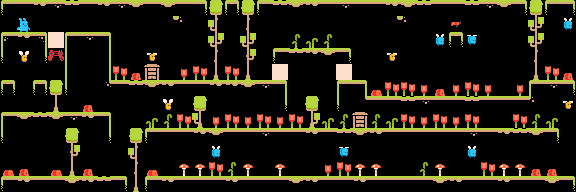

This is a level from a 2D game, rendered from its Tiled map with the project's own tilesets. A one-line summary and the complete map file follow:
An orthogonal 36x12 tile map with 16x16 px tiles, 2 tile layers (tiles, chars).

<map version="1.4" tiledversion="1.4.2" orientation="orthogonal" renderorder="right-down" width="36" height="12" tilewidth="16" tileheight="16" infinite="0" nextlayerid="3" nextobjectid="1">
 <properties>
  <property name="title" value="Bee Afraid, Bee Very Afraid" />
 </properties>
 <tileset firstgid="1" source="tilemap.tsx" />
 <layer id="1" name="tiles" width="36" height="12">
  <data encoding="csv">
28,5,22,8,21,5,22,8,23,5,23,5,29,39,10,39,28,21,23,22,5,8,5,5,22,23,21,5,5,21,8,23,29,39,28,29,
0,0,0,0,0,0,0,0,0,0,0,0,0,0,0,0,0,0,0,0,0,0,0,0,0,0,0,0,0,0,0,0,0,0,0,0,
7,22,9,0,4,8,6,0,0,0,0,0,0,0,0,0,0,0,0,0,0,0,0,0,0,0,0,0,10,0,0,0,0,0,0,0,
0,0,0,0,14,0,16,0,0,0,0,0,0,0,0,0,0,28,21,22,23,29,0,0,0,0,0,0,0,0,0,0,0,0,0,0,
0,0,0,0,14,0,16,0,0,0,0,0,0,0,0,0,0,0,0,0,0,0,0,0,0,0,0,0,0,0,0,0,0,0,0,0,
10,0,10,39,0,0,0,5,21,23,22,5,5,22,22,23,8,6,0,0,0,4,6,0,0,0,0,0,0,0,0,0,0,4,8,29,
0,0,0,0,0,0,0,0,0,0,0,0,39,0,0,0,0,0,0,39,0,0,0,5,5,21,8,5,5,21,5,5,5,0,0,0,
4,23,21,23,8,22,6,0,0,35,0,0,0,0,0,0,0,0,0,0,0,0,0,0,0,0,0,0,0,0,0,0,0,0,35,0,
0,0,0,0,39,0,0,0,39,28,5,5,22,23,5,5,8,5,5,22,5,21,23,22,5,5,5,5,5,8,5,22,21,23,29,0,
0,0,0,0,0,0,0,0,0,0,0,0,0,0,0,0,0,0,0,0,0,0,0,0,0,0,0,0,0,0,0,0,0,0,0,0,
0,0,0,0,0,0,0,0,0,0,0,0,0,0,0,0,0,0,0,0,0,0,0,0,0,0,0,0,0,0,0,0,0,0,0,0,
28,22,5,5,23,22,21,29,59,28,22,5,5,5,22,5,5,5,23,22,5,5,22,5,5,5,5,23,22,5,5,22,5,5,23,29
</data>
 </layer>
 <layer id="2" name="chars" width="36" height="12">
  <data encoding="csv">
0,0,0,0,0,0,0,0,0,0,0,0,0,0,0,0,0,0,0,0,0,0,0,0,0,0,0,0,0,0,0,0,0,0,0,0,
0,46,0,0,0,0,0,0,0,0,25,26,0,48,0,49,0,0,0,0,0,0,0,0,25,26,0,0,51,0,0,0,0,40,0,54,
0,0,0,1,0,0,0,0,0,0,0,0,0,40,0,40,0,0,36,35,36,0,0,0,0,0,0,54,0,55,0,0,0,40,0,0,
17,52,19,11,17,0,0,0,0,53,0,0,0,49,0,50,0,0,0,0,0,0,0,0,53,0,0,0,0,0,0,0,0,49,0,0,
0,0,0,0,0,0,0,33,56,37,0,34,33,59,33,59,0,1,0,0,0,1,0,0,0,0,0,0,0,0,0,0,0,59,33,56,
0,0,0,0,17,0,27,0,0,0,0,0,0,0,0,0,0,0,0,0,0,0,0,57,33,33,34,56,34,33,34,0,34,0,0,0,
0,0,0,59,0,56,0,0,0,0,52,0,0,0,0,0,0,19,0,0,0,17,25,0,0,0,0,0,0,0,0,0,0,26,0,53,
0,0,0,0,0,0,0,0,0,0,36,33,58,34,33,34,33,34,33,60,35,36,37,36,35,33,34,33,34,33,0,0,33,36,0,0,
17,0,0,0,0,0,19,0,0,0,0,0,0,0,0,0,0,0,0,0,0,0,0,0,0,0,0,0,0,0,0,0,0,0,0,0,
0,0,0,0,50,0,0,0,48,0,0,0,0,54,0,0,0,0,0,0,0,55,0,0,0,0,0,0,0,54,0,0,0,0,0,0,
57,56,0,57,59,56,0,0,49,57,0,31,31,33,36,31,0,31,0,0,34,33,31,31,0,0,36,31,0,0,33,31,31,56,56,0,
0,0,0,0,0,0,0,0,0,0,0,0,0,0,0,0,0,0,0,0,0,0,0,0,0,0,0,0,0,0,0,0,0,0,0,0
</data>
 </layer>
</map>
